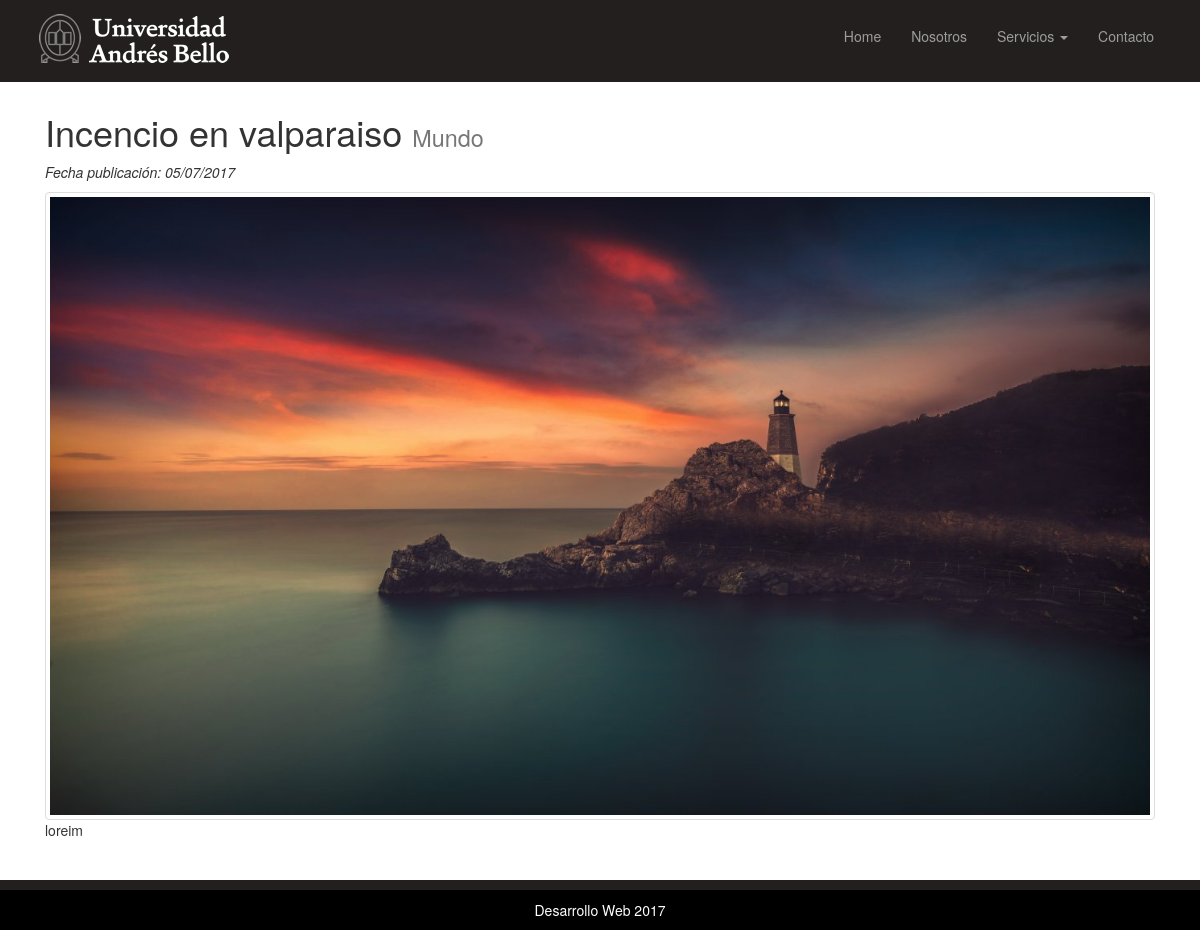
The app's page /noticia/10/ with its own data.
### portalNoti/models.py (models this page shows, shortened)
class Noticia(models.Model):
    titular = models.CharField(max_length=140)
    categoria = models.ForeignKey(Categoria)
    description = models.TextField()
    destacada = models.BooleanField(default=False)
    created = models.DateTimeField(auto_now_add=True)
    modified = models.DateTimeField(auto_now=True)
    imagen = models.ImageField(upload_to='photos')

class Categoria(models.Model):
    nombre = models.CharField(max_length=140)
    created = models.DateTimeField(auto_now_add=True)
    modified = models.DateTimeField(auto_now=True)
    def __str__(self):
        return self.nombre

### portalNoti/views.py (the view)
# urls.py: url(r'^noticia/(?P<pk>[0-9]+)/$', views.noticia_detalle, name = 'noticia_detalle'),
def noticia_detalle(request, pk):
    noticia = get_object_or_404(Noticia, pk=pk)
    template_name = 'portalNoti/noticia_detalle.html'
    return render(request, template_name, {'noticia': noticia})

### templates/portalNoti/noticia_detalle.html (shortened to what this page needs)
{% extends 'base.html' %}
{% load thumbnail %}
{% block content %}
  <section>
    <div class="container">
      <div class="col-lg-12">
        <h1> {{noticia.titular}} <small>{{noticia.categoria}}</small></h1>
        <p><em>Fecha publicación: {{noticia.created|date:"d/m/Y"}}</em></p>
        {% thumbnail noticia.imagen "200x200" crop="center" as im %}
          <img src="{{ im.url }}" width="{{ im.width }}" height="{{ im.height }}" class="img-responsive img-thumbnail pull-left img-margin-right">
        {% endthumbnail %}
        <p>{{noticia.description|linebreaks}} </p>
      </div>
    </div>
  </section>
{% endblock %}

### static/css/style.css (style rules this page uses)
.img-margin-right { margin-right: 20px; }

### records on screen
Noticia: titular "Incencio en valparaiso", categoria "Mundo", created "05/07/2017", description "loreim"
